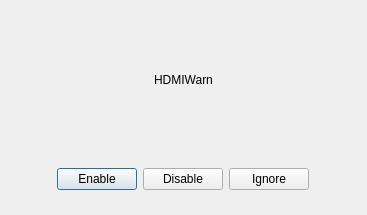
<?xml version="1.0" encoding="UTF-8"?>
<ui version="4.0">
 <class>DeviceWarnDialog</class>
 <widget class="QDialog" name="DeviceWarnDialog">
  <property name="geometry">
   <rect>
    <x>0</x>
    <y>0</y>
    <width>367</width>
    <height>215</height>
   </rect>
  </property>
  <property name="windowTitle">
   <string>Setting</string>
  </property>
  <layout class="QVBoxLayout" name="verticalLayout">
   <property name="spacing">
    <number>0</number>
   </property>
   <property name="leftMargin">
    <number>0</number>
   </property>
   <property name="topMargin">
    <number>0</number>
   </property>
   <property name="rightMargin">
    <number>0</number>
   </property>
   <property name="bottomMargin">
    <number>0</number>
   </property>
   <item>
    <widget class="QWidget" name="mainWidget" native="true">
     <layout class="QVBoxLayout" name="verticalLayout_2">
      <property name="spacing">
       <number>0</number>
      </property>
      <property name="leftMargin">
       <number>1</number>
      </property>
      <property name="topMargin">
       <number>1</number>
      </property>
      <property name="rightMargin">
       <number>1</number>
      </property>
      <property name="bottomMargin">
       <number>1</number>
      </property>
      <item>
       <widget class="TitleBar" name="titleBar" native="true">
        <property name="minimumSize">
         <size>
          <width>0</width>
          <height>48</height>
         </size>
        </property>
        <property name="maximumSize">
         <size>
          <width>16777215</width>
          <height>48</height>
         </size>
        </property>
       </widget>
      </item>
      <item>
       <widget class="QWidget" name="contentWidget" native="true">
        <layout class="QVBoxLayout" name="verticalLayout_3">
         <property name="leftMargin">
          <number>24</number>
         </property>
         <property name="topMargin">
          <number>24</number>
         </property>
         <property name="rightMargin">
          <number>24</number>
         </property>
         <property name="bottomMargin">
          <number>24</number>
         </property>
         <item alignment="Qt::AlignHCenter|Qt::AlignVCenter">
          <widget class="QLabel" name="warnLabel">
           <property name="text">
            <string>HDMIWarn</string>
           </property>
           <property name="alignment">
            <set>Qt::AlignCenter</set>
           </property>
           <property name="wordWrap">
            <bool>true</bool>
           </property>
          </widget>
         </item>
         <item>
          <spacer name="verticalSpacer">
           <property name="orientation">
            <enum>Qt::Vertical</enum>
           </property>
           <property name="sizeHint" stdset="0">
            <size>
             <width>20</width>
             <height>40</height>
            </size>
           </property>
          </spacer>
         </item>
         <item>
          <layout class="QHBoxLayout" name="horizontalLayout">
           <item>
            <spacer name="horizontalSpacer">
             <property name="orientation">
              <enum>Qt::Horizontal</enum>
             </property>
             <property name="sizeHint" stdset="0">
              <size>
               <width>40</width>
               <height>20</height>
              </size>
             </property>
            </spacer>
           </item>
           <item>
            <widget class="QPushButton" name="enable">
             <property name="minimumSize">
              <size>
               <width>80</width>
               <height>0</height>
              </size>
             </property>
             <property name="cursor">
              <cursorShape>PointingHandCursor</cursorShape>
             </property>
             <property name="text">
              <string>Enable</string>
             </property>
             <property name="ButtonStyle" stdset="0">
              <string>normal</string>
             </property>
            </widget>
           </item>
           <item>
            <widget class="QPushButton" name="disable">
             <property name="minimumSize">
              <size>
               <width>80</width>
               <height>0</height>
              </size>
             </property>
             <property name="cursor">
              <cursorShape>PointingHandCursor</cursorShape>
             </property>
             <property name="text">
              <string>Disable</string>
             </property>
             <property name="ButtonStyle" stdset="0">
              <string>blue</string>
             </property>
            </widget>
           </item>
           <item>
            <widget class="QPushButton" name="ignore">
             <property name="minimumSize">
              <size>
               <width>80</width>
               <height>0</height>
              </size>
             </property>
             <property name="cursor">
              <cursorShape>PointingHandCursor</cursorShape>
             </property>
             <property name="text">
              <string>Ignore</string>
             </property>
             <property name="ButtonStyle" stdset="0">
              <string>normal</string>
             </property>
            </widget>
           </item>
           <item>
            <spacer name="horizontalSpacer_2">
             <property name="orientation">
              <enum>Qt::Horizontal</enum>
             </property>
             <property name="sizeHint" stdset="0">
              <size>
               <width>40</width>
               <height>20</height>
              </size>
             </property>
            </spacer>
           </item>
          </layout>
         </item>
        </layout>
       </widget>
      </item>
     </layout>
    </widget>
   </item>
  </layout>
 </widget>
 <customwidgets>
  <customwidget>
   <class>TitleBar</class>
   <extends>QWidget</extends>
   <header location="global">titlebar.h</header>
   <container>1</container>
  </customwidget>
 </customwidgets>
 <resources>
  <include location="../Resource.qrc"/>
  <include location="../Resource.qrc"/>
 </resources>
 <connections/>
</ui>
